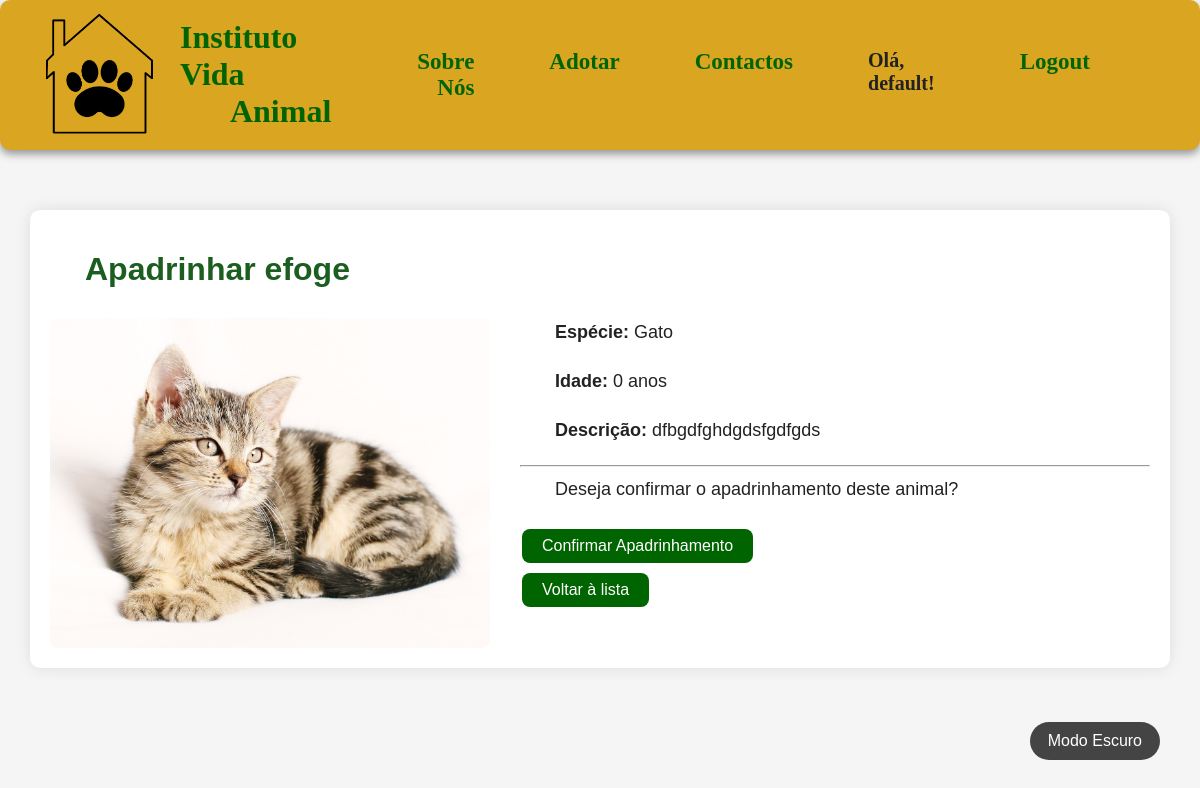
Page /apadrinhar/6/ (signed in) on the earlier database version.
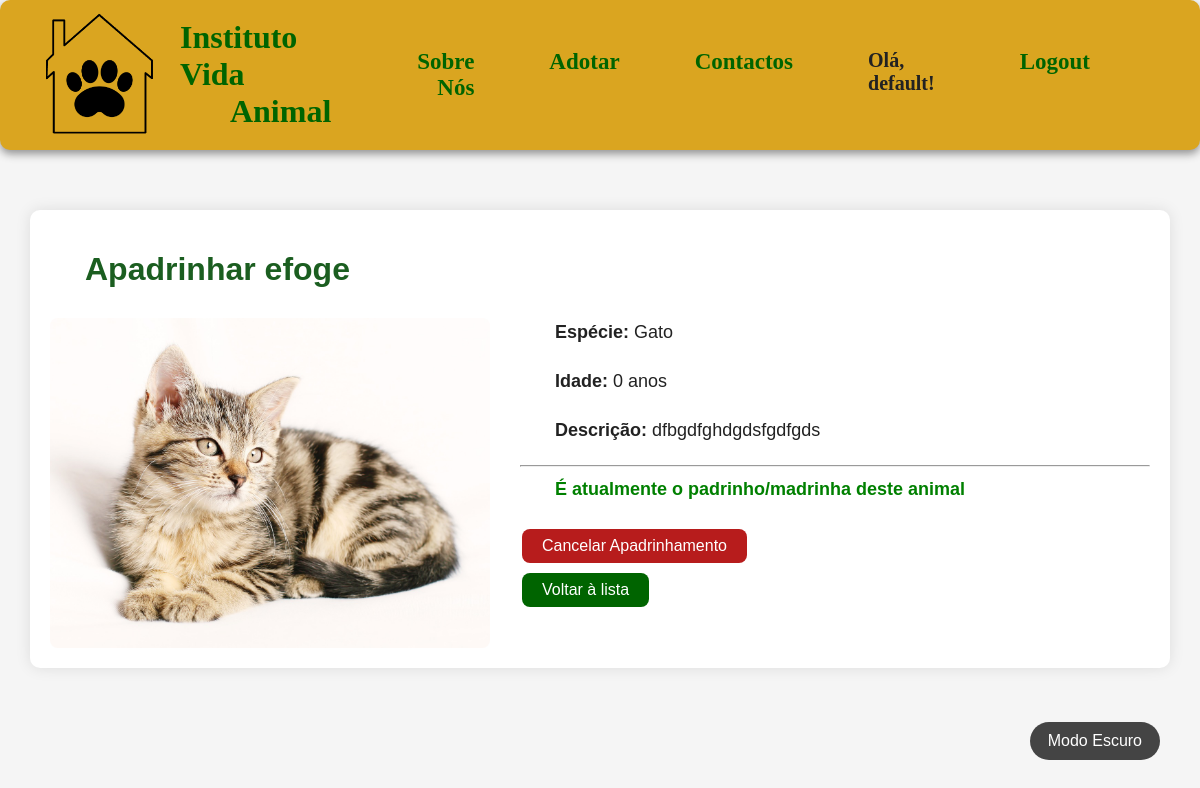
Same page on the later database version.
### app_adocao/views.py (the view)
# urls.py: path('apadrinhar/<int:animal_id>/', views.apadrinhar, name='apadrinhar'),
@login_required
def apadrinhar(request, animal_id):
    animal = get_object_or_404(Animal, id=animal_id)
    if animal.padrinho and animal.padrinho != request.user:
        messages.warning(request, f"O {animal.nome} já foi apadrinhado por outro utilizador.")
        return render(request, 'site/apadrinhar.html', {'animal': animal})
    if request.method == "POST" and "cancelar" in request.POST:
        if animal.padrinho == request.user:
            animal.padrinho = None
            animal.save()
            messages.success(request, f"Apadrinhamento de {animal.nome} cancelado.")
        return render(request, 'site/apadrinhar.html', {'animal': animal})
    if request.method == "POST" and not animal.padrinho:
        animal.padrinho = request.user
        animal.save()
        messages.success(request, f"Parabéns! Agora é o padrinho/madrinha de {animal.nome}.")
        return render(request, 'site/apadrinhar.html', {'animal': animal})
    return render(request, 'site/apadrinhar.html', {'animal': animal})

### app_adocao/templates/site/apadrinhar.html (shortened to what this page needs)
<!DOCTYPE html>
<html lang="pt">
    <head>
        {% load static %}
        <link rel="stylesheet" href="{% static 'css/style.css' %}">
        <link rel="stylesheet" href="{% static 'css/animais.css' %}">
        <link rel="stylesheet" href="{% static 'css/modoEscuro.css' %}">
    </head>
    <body>
        <header class="cabecalho">
            <div style="gap: 20px; display: flex; align-items: center;">
                <img src="{% static 'imagens/logo.png' %}" alt="Logo do Instituto Vida Animal" class="logo">
                <a class="home" style="font-size: 32px; font-family: cursive; font-weight: bolder;" href="/">Instituto Vida Animal</a>
            </div>
            <nav>
                <a style="font-size: 23px;" href="../../sobreNos">Sobre Nós</a>
                <a style="font-size: 23px;" href="../../adotar">Adotar</a>
                <a style="font-size: 23px;" href="../../contactos">Contactos</a>
                {% if user.is_authenticated %}
                    <span style="font-size: 20px; margin-right: 10px;">Olá, {{ user.username }}!</span>
                    <a style="font-size: 23px;" href="{% url 'logout' %}">Logout</a>
                {% else %}
                    <a style="font-size: 23px;" href="{% url 'sign_in' %}">Login</a>
                {% endif %}
            </nav>
        </header>
        <button id="darkModeToggle">Modo Escuro</button>
        <main>
            <h1>Apadrinhar {{ animal.nome }}</h1>
            <div class="animal-detalhes">
                <img src="{{ animal.imagem.url }}" alt="{{ animal.nome }}">
                <div class="animal-info">
                    <p><strong>Espécie:</strong> {{ animal.get_especie_display }}</p>
                    <p><strong>Idade:</strong> {{ animal.idade }} anos</p>
                    <p><strong>Descrição:</strong> {{ animal.descricao }}</p>
                    <hr>
                    {% if not animal.padrinho %}
                        <form method="post">
                            <p>Deseja confirmar o apadrinhamento deste animal?</p>
                            <button type="submit" class="btn-verde">Confirmar Apadrinhamento</button>
                        </form>
                        <a href="{% url 'adotar' %}">
                            <button class="btn-voltar">Voltar à lista</button>
                        </a>
                    {% elif animal.padrinho == user %}
                        <p style="color: green; font-weight: bold;">É atualmente o padrinho/madrinha deste animal</p>
                        <form method="post">
                            <button type="submit" name="cancelar" class="btn-vermelho">Cancelar Apadrinhamento</button>
                        </form>
                        <a href="{% url 'adotar' %}"><button>Voltar à lista</button></a>
                    {% else %}
                        <p style="color: red; font-weight: bold;">Este animal já foi apadrinhado por outro utilizador.</p>
                        <a href="{% url 'adotar' %}"><button>Voltar à lista</button></a>
                    {% endif %}
                </div>
            </div>
        </main>
    </body>
</html>

Differences in the rows shown:
changed Animal "efoge": padrinho_id empty → 6 (drawn)
Other differences:
text no longer shown: "Deseja confirmar o apadrinhamento deste animal? Confirmar Apadrinhamento"
text now shown: "É atualmente o padrinho/madrinha deste animal Cancelar Apadrinhamento"
